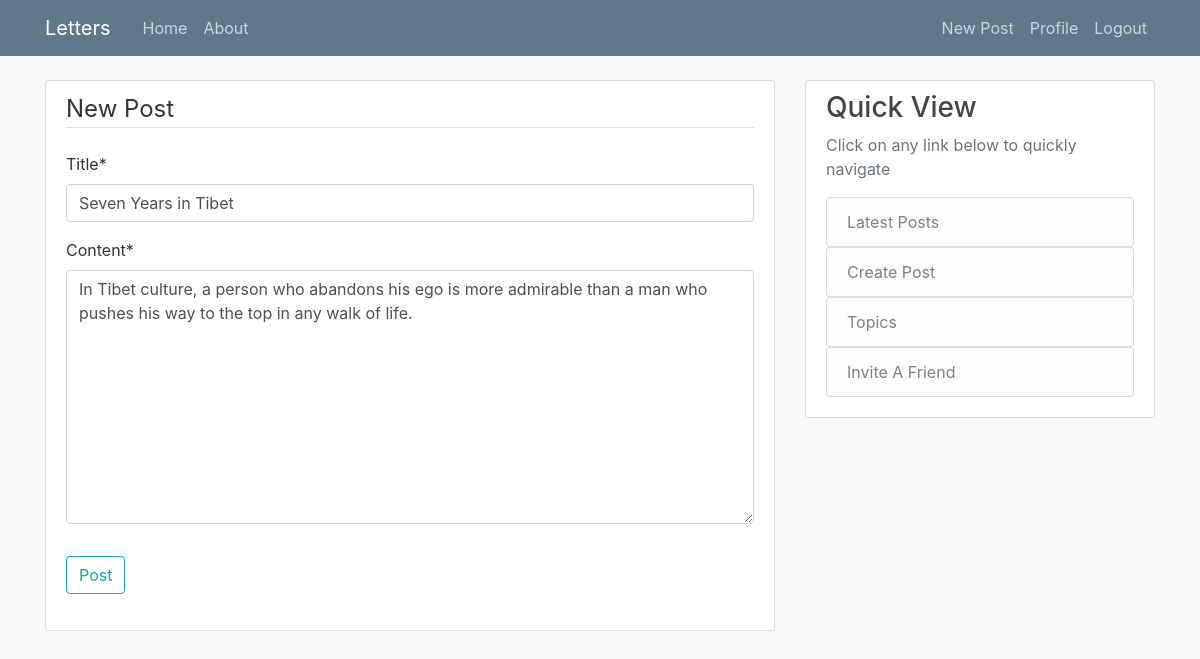
The app's page /post/35/update/ (signed in) with its own data.
### blog/models.py (models this page shows, shortened)
class Post(models.Model):
    title = models.CharField(max_length=100)
    content = models.TextField()
    date_posted = models.DateTimeField(default=timezone.now)
    author = models.ForeignKey(User, on_delete=models.CASCADE)

### blog/views.py (the view, shortened to what this page needs)
# urls.py: path('post/<int:pk>/update/', PostUpdateView.as_view(), name='post-update'),
class PostUpdateView(LoginRequiredMixin, UserPassesTestMixin, UpdateView):
    model = Post
    fields = ['title', 'content']
    def test_func(self):
        post = self.get_object()
        if self.request.user == post.author:
            return True
        return False

### blog/templates/blog/post_form.html (shortened to what this page needs)
{% extends "blog/base.html" %}
{% load crispy_forms_tags %}
{% block content %}
    <div class="content-section">
        <form method="POST">
            <fieldset class="form-group">
                <legend class="border-bottom mb-4">New Post</legend>
                {{ form|crispy }}
            </fieldset>
            <div class="form-group">
                <button type="submit" class="btn btn-outline-info">Post</button>
            </div>
        </form>
    </div>
{% endblock content %}

### blog/static/blog/main.css (style rules this page uses)
body { background: #fafafa; color: #333333; margin-top: 5rem; }
.content-section { background: #ffffff; padding: 10px 20px 20px 20px; border: 1px solid #dddddd; border-radius: 3px; margin-bottom: 20px; }

### records on screen
Post: title "Seven Years in Tibet", content "In Tibet culture, a person who abandons his ego is more admirable than a man who pushes his way to the top in any walk of life."
